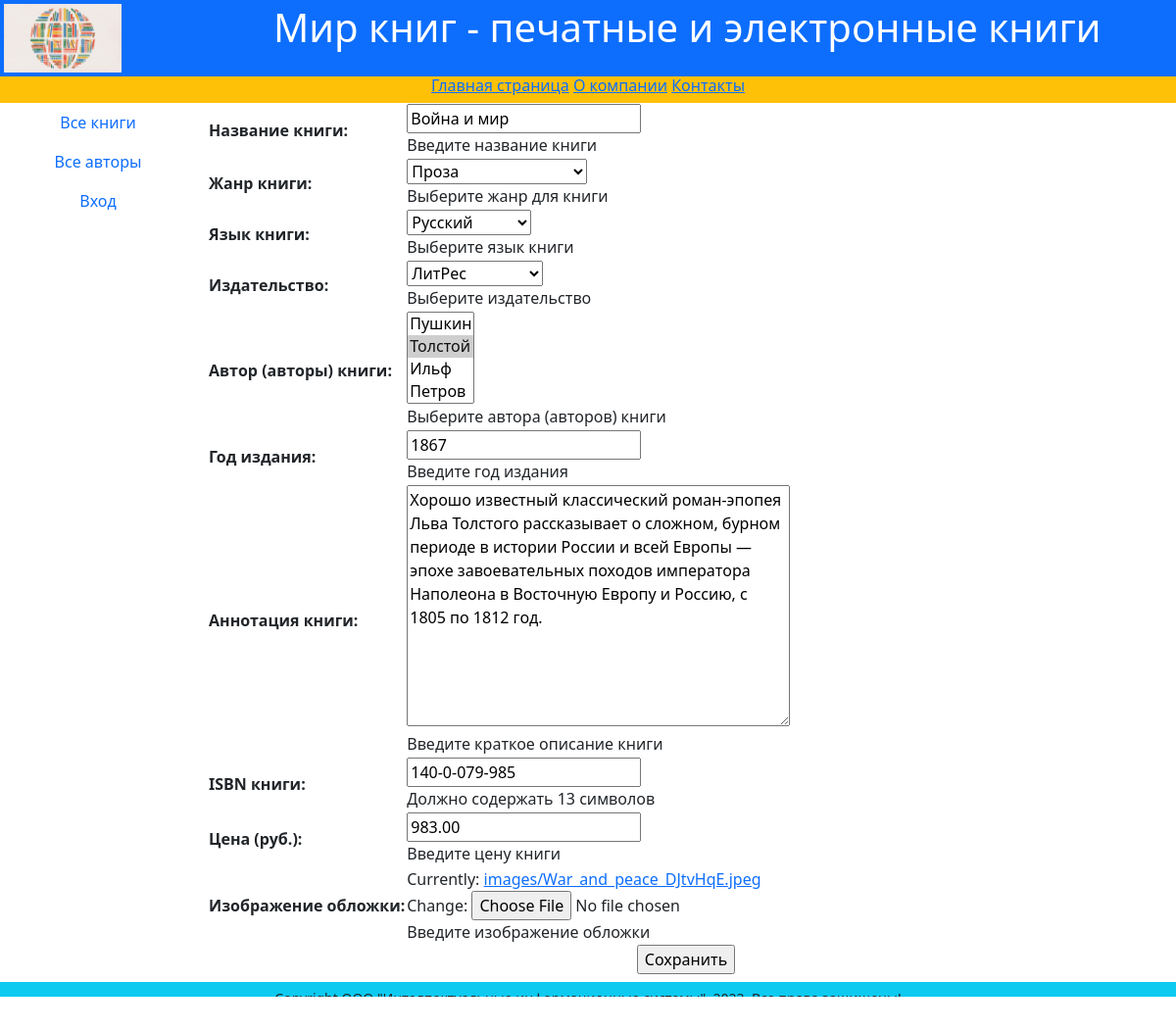
/book/update/1/, run on the app's committed database.
### catalog/models.py (models this page shows, shortened)
class Book(models.Model):
    title=models.CharField(max_length=200,
                             help_text='Введите название книги',
                             verbose_name='Haзвaниe книги')
    genre=models.ForeignKey(
        'Genre',
        on_delete=models.CASCADE,
        help_text='Выберите жанр для книги',
        verbose_name='Жанр книги', null=True
    )
    language=models.ForeignKey(
        'Language',
        on_delete= models.CASCADE,
        help_text='Выберите язык книги',
        verbose_name='Язык книги', null=True
    )
    publisher=models.ForeignKey(
        'Publisher',
        on_delete= models.CASCADE,
        help_text='Выберите издательство',
        verbose_name='Издательство', null=True
    )
    author=models.ManyToManyField(
        'Author',
        help_text='Выберите автора (авторов) книги',
        verbose_name='Aвтop (авторы) книги'
    )
    year=models.CharField(max_length=4,
                          help_text='Введите год издания',
                          verbose_name='Год издания')
    summary=models.TextField(
        max_length=1000,
        help_text='Введите краткое описание книги',
        verbose_name='Аннотация книги'
    )
    isbn=models.CharField(max_length=13,
                          help_text='Должно содержать 13 символов',
                          verbose_name='ISBN книги')
    price=models.DecimalField(decimal_places=2, max_digits=7,
                              help_text='Введите цену книги',
                              verbose_name='Цeнa (руб.)')
    photo=models.ImageField(upload_to='images',
                            help_text='Введите изображение обложки',
                            verbose_name='Изображение обложки')

### catalog/views.py (the view)
# urls.py: path('book/update/<int:pk>/', views.BookUpdate.as_view(), name = 'book_update'),
class BookUpdate(UpdateView):
    model = Book
    fields = '__all__'
    success_url = reverse_lazy('edit_books')

### catalog/models.py (called while the page is built)
    def __str__(self):
        return self.name

    def __str__(self):
        return self.name

    def __str__(self):
        return self.name

    def __str__(self):
        return self.last_name

### templates/catalog/book_form.html (shortened to what this page needs)
{% extends 'catalog/base.html' %}
{% block content %}
    <form action="" method="post" enctype="multipart/form-data">
        <table class="text-start">
            {{ form.as_table }}
        </table>
        <input type="submit" value="Сохранить">
    </form>
{% endblock %}

### data on the page
Book: title "Война и мир", genre "Проза", language "Русский", publisher "ЛитРес", year "1867", summary "Хорошо известный классический роман-эпопея Льва Толстого рассказывает о сложном, бурном периоде в истории России и всей Европы — эпохе завоевательных походов императора Наполеона в Восточную Европу и Россию, с 1805 по 1812 год.", isbn "140-0-079-985", price "983.00"
